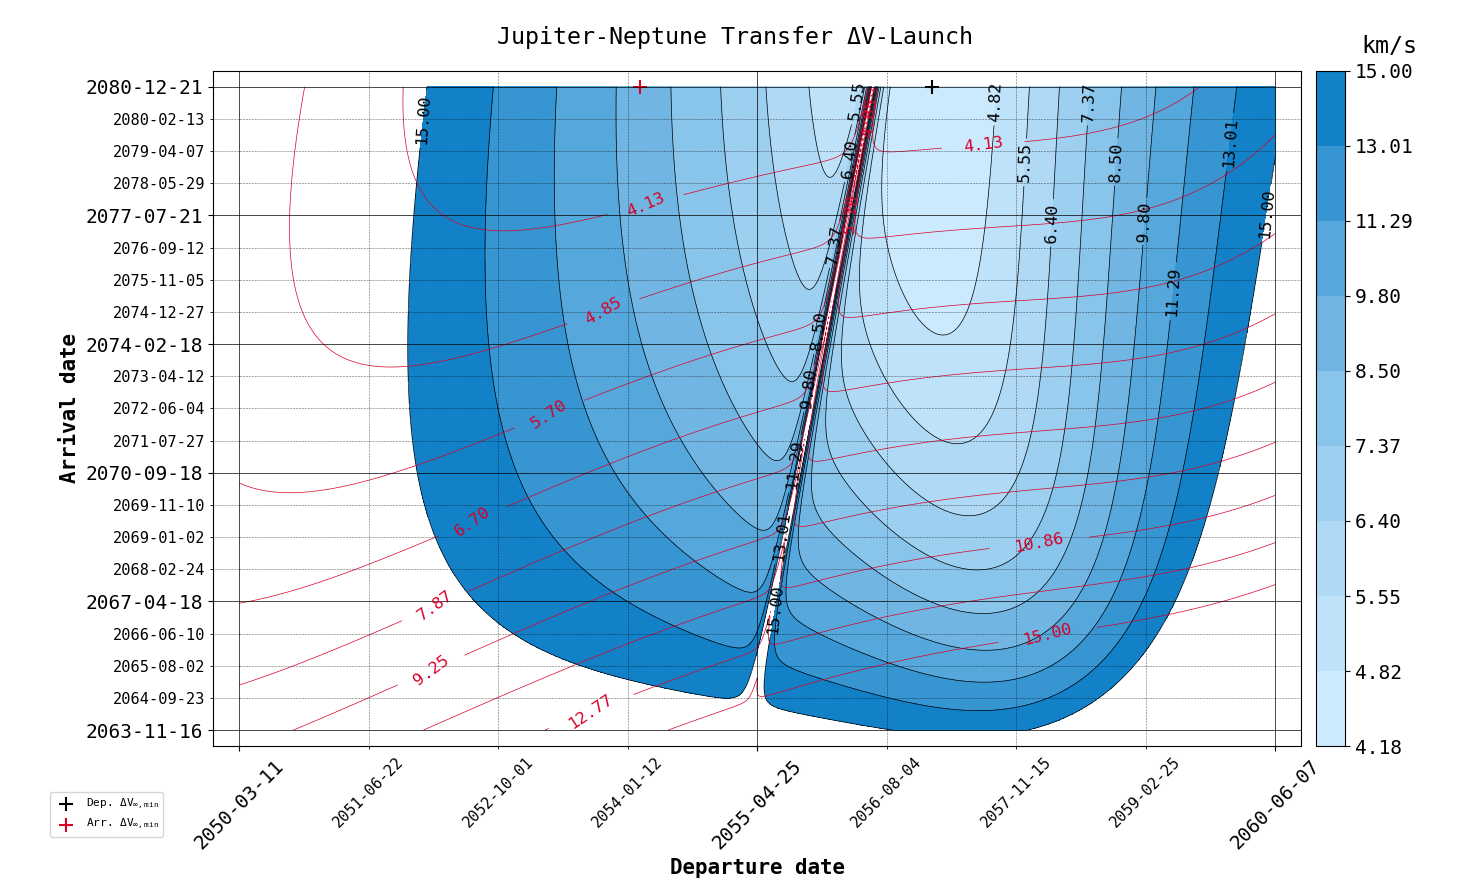

The script that drew this image:
# Earth-Mars transfer window design using Porkchop Plots
"""
Copyright (c) 2010-2023, Delft University of Technology
All rigths reserved
This file is part of the Tudat. Redistribution and use in source and 
binary forms, with or without modification, are permitted exclusively
under the terms of the Modified BSD license. You should have received
a copy of the license with this file. If not, please or visit:
http://tudat.tudelft.nl/LICENSE.

"""

## Summary
"""
This example demonstrates the usage of the tudatpy `porkchop` module to determine an optimal launch window (departure and arrival date) for an Earth-Mars transfer mission.

By default, the porkchop module uses a Lambert arc to compute the $\Delta V$ required to depart from the departure body (Earth in this case) and be captured by the target body (in this case Mars).

Users can provide a custom function to calculate the $\Delta V$ required for any given transfer. This can be done by supplying a `callable` (a function) to the `porkchop` function via the argument

    function_to_calculate_delta_v

This opens the possibility to calculate the $\Delta V$ required for any transfer; potential applications include: low-thrust transfers, perturbed transfers with course correction manoeuvres, transfers making use of Gravity Assists, and more.
"""

## Import statements
"""

The required import statements are made here, starting with standard imports (`os`, `pickle` from the Python Standard Library), followed by tudatpy imports.
"""

# General imports
import os
import pickle

# Tudat imports
from tudatpy import constants
from tudatpy.interface import spice_interface
from tudatpy.astro.time_conversion import DateTime
from tudatpy.numerical_simulation import environment_setup
from tudatpy.trajectory_design.porkchop import porkchop

''' 
Copyright (c) 2010-2023, Delft University of Technology
All rigths reserved

This file is part of the Tudat. Redistribution and use in source and 
binary forms, with or without modification, are permitted exclusively
under the terms of the Modified BSD license. You should have received
a copy of the license with this file. If not, please or visit:
http://tudat.tudelft.nl/LICENSE.
'''

# General imports
import numpy as np
from scipy import ndimage

# Plotting imports
import matplotlib
from matplotlib import pyplot as plt
from matplotlib.colors import LinearSegmentedColormap
from matplotlib.ticker import AutoMinorLocator, FuncFormatter
import matplotlib.dates as mdates

# Tudat imports
from tudatpy.kernel import constants
from tudatpy.kernel.astro import time_conversion


plt.rcParams.update({'font.size': 14})

def plot_porkchop_of_single_field(
    # Data arguments
    departure_body: str,
    target_body: str,
    departure_epochs: np.ndarray, 
    arrival_epochs: np.ndarray, 
    delta_v: np.ndarray,
    # Plot arguments
    C3: bool = False,
    threshold: float = 10,
    upscale: bool = False,
    filled_contours: bool = True,
    plot_out_of_range_field: bool = True,
    plot_isochrones: bool = False,
    plot_global_optimum: bool = True,
    plot_minor_ticks: bool = True,
    number_of_levels: int = 10,
    line_width: float = 0.5,
    line_color: str = 'black',
    font_size: float = 12,
    label: str = False,
    # Figure arguments
    colorbar: bool = False,
    percent_margin: float = 5,
    fig: matplotlib.figure.Figure = None,
    ax:  matplotlib.axes._axes.Axes = None,
    figsize: tuple[int, int] = (8, 8),
    show: bool = True,
    save: bool = False,
    filename: str = 'porkchop.png',
    ) -> matplotlib.contour.QuadContourSet:
    """
    Create a ΔV/C3 porkchop mission design plot of single time window-ΔV field.

    Parameters
    ----------
    departure_body: str
        The name of the body from which the transfer is to be computed
    target_body: str
        The name of the body to which the transfer is to be computed
    departure_epochs: np.ndarray
        Discretized departure time window
    arrival_epochs: np.ndarray
        Discretized arrival time window
    delta_v: np.ndarray
        Array containing the ΔV of all coordinates of the grid of departure/arrival epochs
    C3: bool = False
        Whether to plot C3 (specific energy) instead of ΔV
    threshold: float = 10
        Upper threshold beyond which ΔV/C3 is not plotted. This is useful to mask regions of the plot where the ΔV/C3 is too high to be of interest.
    upscale: bool = False
        Whether to use interpolation to increase the resolution of the plot. This is not always reliable, and the detail generated cannot be relied upon for analysis. Its only purpose is aesthetic improvement.
    filled_contours: bool = True
        Whether to plot filled contours or else just the contour lines
    plot_out_of_range_field: bool = Tru
        Whether to plot the out-of-range field (ΔV/C3 above the threshold) in a different color
    plot_isochrones: bool = True
        Whether to plot the isochrone lines (constant time of flight) on the plot
    plot_global_optimum: bool = True
        Whether to mark the global optimum with a cross
    plot_minor_ticks: bool = True
        Whether to show minor ticks on the axes
    number_of_levels: int = 10
        The number of levels in the ΔV/C3 contour plot
    line_width: float = 0.5
        Width of the contour plot lines
    line_color: str = 'black'
        Color of the contour plot lines
    font_size: float = 7
        Font size of the contour plot labels
    label: str = False
        Label used to identify the contour plot in legends
    colorbar: bool = False
        Whether to plot a colorbar
    percent_margin: float = 5
        Empty margin between the axes of the plot and the plotted data
    fig: matplotlib.figure.Figure = None
        Figure on which to plot
    ax:  matplotlib.axes._axes.Axes = None
        Axis on which to plot
    figsize: tuple[int, int] = (8, 8)
        Size of the figure
    show: bool bool = True
        Whether to show the plot        
    save: bool = False
        Whether to save the plot
    filename: str = 'porkchop.png'
        The filename used for the saved plot

    Output
    ------
    contour_lines: matplotlib.contour.QuadContourSet
        The contour plot Matplotlib object
    """

    #--------------------------------------------------------------------
    #%% DATA PREPARATION
    #--------------------------------------------------------------------

    # Transpose ΔV array such as to show departure on the horizontal axis and arrival on the vertical axis
    delta_v = delta_v.T
    
    # Divide ΔV array to display results in km/s
    delta_v = delta_v / 1000

    # Interpolate data to improve plot resolution
    if upscale:
        delta_v = ndimage.zoom(delta_v, 10)
        departure_epochs = np.linspace(departure_epochs.min(), departure_epochs.max(), delta_v.shape[1])
        arrival_epochs   = np.linspace(arrival_epochs.min(), arrival_epochs.max(), delta_v.shape[0])

    # Transform ΔV to characteristic energy (C3) if needed
    field = delta_v**2 if C3 else delta_v

    # Mask field array to discard excessive values
    field_within_range = np.ma.array(field, mask=field >= threshold)
    if colorbar == True:
        field_within_range = np.ma.array(field_within_range, mask=field_within_range <= 6)
    
    # Calculate departure and arrival time spans
    departure_epoch_span = (departure_epochs.max() - departure_epochs.min())
    arrival_epoch_span   = (arrival_epochs.max() - arrival_epochs.min())

    #--------------------------------------------------------------------
    #%% PLOT
    #--------------------------------------------------------------------

    # Use monospaced font for all text
    plt.rcParams["font.family"] = plt.rcParams["font.monospace"][0]
    plt.rcParams["mathtext.default"] = 'tt'

    # Create axis and figure
    if fig is None and ax is None:

        fig, ax = plt.subplots(figsize=figsize)

        # Title
        fig.suptitle(
            f'{departure_body}-{target_body} Transfer {"C3-Launch" if C3 else "ΔV-Launch"}',
            y=0.97
        )

    # Layout
    plt.subplots_adjust(
        top=0.92,
        bottom=0.155,
        left=0.145,
        right=0.885,
        hspace=0.2,
        wspace=0.2
    )
    
    # Determine contour levels
    levels = np.logspace(np.log10(field_within_range.min()), np.log10(field_within_range.max()), number_of_levels)

    # Filled contour
    if filled_contours:
        # Define custom colormap
        cmap = LinearSegmentedColormap.from_list(
            'TudatMap',
            ['#d1edff', '#0076C2'],
            N=256)
        contour = plt.contourf(
            departure_epochs,
            arrival_epochs,
            field_within_range,
            cmap=cmap,
            levels=levels,
            zorder=1.5)
    # Levels
    contour_lines = plt.contour(
        departure_epochs,
        arrival_epochs,
        field,
        colors=line_color,
        linewidths=line_width,
        levels=levels,
        zorder=1.5)
    plt.clabel(
        contour_lines,
        fontsize=font_size,
    )

    # Colorbar
    if colorbar:
        cax = fig.add_axes([
            ax.get_position().x1 + 0.01,
            ax.get_position().y0,
            0.02,
            ax.get_position().height]
        )
        cbar = fig.colorbar(
            contour,
            cax=cax)
        cbar.ax.set_title(
            '$km^2/s^2$' if C3 else 'km/s',
             pad=12.5,
             x=2.5
        )
        cbar.ax.yaxis.set_ticks(levels)
        plt.sca(ax)

    # Global optimum
    if plot_global_optimum:
        coordinates = np.unravel_index(np.argmin(field_within_range), field_within_range.shape)
        contour = plt.scatter(
            departure_epochs[coordinates[1]],
            arrival_epochs[coordinates[0]],
            marker='+', s=100, color=line_color,
            zorder=1.5,
            label=f'{label+" " if label else ""}{"C3" if C3 else "ΔV"}$_{{\infty,min}}$')
    
    # Out-of-range field plot
    if plot_out_of_range_field:
        if filled_contours:
            plt.contourf(
                departure_epochs,
                arrival_epochs,
                np.log(field),
                cmap='Reds',
                zorder=1.25)
        else:
            plt.contour(
                departure_epochs,
                arrival_epochs,
                np.log(field),
                cmap='Reds',
                levels=np.logspace(np.log10(field_within_range.min()), np.log10(field_within_range.max()), number_of_levels),
                linewidths=line_width,
                zorder=1.25)

    # Plot isochrones
    if plot_isochrones:
        x, y = np.meshgrid(departure_epochs, arrival_epochs)
        isoc = (y - x)
        isochrones = plt.contour(
            x, y, (isoc - isoc.min()) / constants.JULIAN_DAY,
            colors='black', alpha=0.5,
            levels=10,
            linewidths=2,
            linestyles='--',
            zorder=3)
        plt.clabel(
            isochrones,
            colors='black',
            fontsize=font_size + 3,
        )

    # Axis labels
    ax.set_xlabel(
        'Departure date',
        fontsize=font_size+3,
        weight='bold'
    )
    ax.set_ylabel(
        'Arrival date',
        fontsize=font_size+3,
        weight='bold'
    )

    # Axis limits
    ax.set_xlim([
        departure_epochs.min() - departure_epoch_span * percent_margin / 2 / 100,
        departure_epochs.max() + departure_epoch_span * percent_margin / 2 / 100,
    ])
    ax.set_ylim([
        arrival_epochs.min() - arrival_epoch_span * percent_margin / 2 / 100,
        arrival_epochs.max() + arrival_epoch_span * percent_margin / 2 / 100,
    ])

    # Tick labels
    dt = 1000
    tick_formatter = lambda epoch: time_conversion.date_time_from_epoch(epoch).iso_string()[:10]
    # X axis
    nx = int(np.floor(
        departure_epoch_span / (dt * constants.JULIAN_DAY))
    )

    x_ticks = np.linspace(departure_epochs.min(), departure_epochs.max(), nx)
    ax.xaxis.set_ticks(
        x_ticks,
        [f'{tick_formatter(t)}' for t in x_ticks],
        rotation=45
    )
    # Y axis
    ny = int(np.floor(
        arrival_epoch_span / (dt * constants.JULIAN_DAY))
    )
    y_ticks = np.linspace(arrival_epochs.min(), arrival_epochs.max(), ny)
    ax.yaxis.set_ticks(
        y_ticks,
        [f'{tick_formatter(t)}' for t in y_ticks]
    )

    # Grid
    plt.grid(True, linewidth=0.5, color='black')

    # Minor ticks
    if plot_minor_ticks:
        # X axis
        ax.xaxis.set_minor_locator(AutoMinorLocator())
        ax.xaxis.set_minor_formatter(FuncFormatter(lambda value, index: tick_formatter(value)))
        plt.setp(ax.xaxis.get_minorticklabels(), fontsize=font_size-1, rotation=45)
        # Y axis
        ax.yaxis.set_minor_locator(AutoMinorLocator())
        ax.yaxis.set_minor_formatter(FuncFormatter(lambda value, index: tick_formatter(value)))
        plt.setp(ax.yaxis.get_minorticklabels(), fontsize=font_size-1)
        # Minor tick grid
        plt.grid(True, which='minor', linewidth=0.4, color='black', alpha=0.6, linestyle='--')

    # Save
    if save:
        plt.savefig(filename, dpi=300)

    # Show
    if show:
        plt.show()

    return contour_lines


def plot_porkchop(
    # Data arguments
    departure_body: str,
    target_body: str,
    departure_epochs: np.ndarray, 
    arrival_epochs: np.ndarray, 
    delta_v: np.ndarray,
    # Plot arguments
    C3: bool = False,
    total: bool = False,
    threshold: float = 10,
    upscale: bool = False,
    number_of_levels: int = 10,
    # Figure arguments
    percent_margin: float = 5,
    figsize: tuple[int, int] = (8, 8),
    show: bool = True,
    save: bool = False,
    filename: str = 'porkchop.png',
    ) -> None:
    """
    ΔV/C3 porkchop mission design plot.
    
    Parameters
    ----------
    departure_body: str
        The name of the body from which the transfer is to be computed
    target_body: str
        The name of the body to which the transfer is to be computed
    departure_epochs: np.ndarray
        Discretized departure time window
    arrival_epochs: np.ndarray
        Discretized arrival time window
    delta_v: np.ndarray
        Array containing the ΔV of all coordinates of the grid of departure/arrival epochs
    C3: bool = False
        Whether to plot C3 (specific energy) instead of ΔV
    total: bool = False
        Whether to plot departure and arrival ΔV/C3, or only the total ΔV/C3. This option is only respected if the ΔV map obtained from
    threshold: float = 10
        Upper threshold beyond which ΔV/C3 is not plotted. This is useful to mask regions of the plot where the ΔV/C3 is too high to be of interest.
    upscale: bool = False
        Whether to use interpolation to increase the resolution of the plot. This is not always reliable, and the detail generated cannot be relied upon for analysis. Its only purpose is aesthetic improvement.
    number_of_levels: int = 10
        The number of levels in the ΔV/C3 contour plot
    percent_margin: float = 5
        Empty margin between the axes of the plot and the plotted data
    figsize: tuple[int, int] = (8, 8)
        Size of the figure
    show: bool bool = True
        Whether to show the plot        
    save: bool = False
        Whether to save the plot
    filename: str = 'porkchop.png'
        The filename used for the saved plot
    """

    if (
        # Plotting total ΔV or C3
        total 
        or 
        # The ΔV array contains TOTAL ΔV for each departure
        # and arrival date combination, instead of a tuple
        # containing (departure ΔV, arrival ΔV)
        delta_v.shape[2] == 1
    ):

        # Plot departure ΔV or C3
        plot_porkchop_of_single_field(
            departure_body          = departure_body,
            target_body             = target_body,
            departure_epochs        = departure_epochs,
            arrival_epochs          = arrival_epochs,
            delta_v                 = delta_v.sum(axis=2),
            C3                      = C3,
            threshold               = threshold,
            upscale                 = upscale,
            # Plot arguments
            line_width              = 0.5,
            line_color              = 'black',
            filled_contours         = True,
            plot_out_of_range_field = True,
            number_of_levels        = number_of_levels,
            # Figure arguments
            colorbar                = True,
            percent_margin          = percent_margin,
            figsize                 = figsize,
            show                    = False,
        )

    else:

        # Plot departure ΔV or C3
        plot_porkchop_of_single_field(
            departure_body          = departure_body,
            target_body             = target_body,
            departure_epochs        = departure_epochs,
            arrival_epochs          = arrival_epochs,
            delta_v                 = delta_v[:, :, 0],
            C3                      = C3,
            threshold               = threshold,
            upscale                 = upscale,
            # Plot arguments
            plot_out_of_range_field = False,
            number_of_levels        = number_of_levels,
            label                   = 'Dep.',
            # Figure arguments
            colorbar                = True,
            percent_margin          = percent_margin,
            figsize                 = figsize,
            show                    = False,
        )

        # Plot departure ΔV or C3
        plot_porkchop_of_single_field(
            departure_body          = departure_body,
            target_body             = target_body,
            departure_epochs        = departure_epochs,
            arrival_epochs          = arrival_epochs,
            delta_v                 = delta_v[:, :, 1],
            C3                      = C3,
            threshold               = threshold,
            upscale                 = upscale,
            # Plot arguments
            line_width              = 0.5,
            line_color              = '#d90028',
            filled_contours         = False,
            plot_out_of_range_field = False,
            plot_isochrones         = False,
            number_of_levels        = number_of_levels,
            label                   = 'Arr.',
            # Figure arguments
            percent_margin          = percent_margin,
            fig                     = plt.gcf(),
            ax                      = plt.gca(),
            show                    = False,
        )

    # Legend
    plt.gcf().legend(
        loc='center', ncol=1, 
        bbox_to_anchor=(0, 0, plt.gca().get_position().x0, plt.gca().get_position().y0),
        prop={'size': 8}
    )

    # Save
    if save:
        plt.savefig(filename, dpi=300)

    # Show
    if show:
        plt.show()
        

## Environment setup
"""

We proceed to set up the simulation environment, by loading the standard Spice kernels, defining the origin of the global frame and creating all necessary bodies. 
"""

# Load spice kernels
#spice_interface.load_standard_kernels( )
#spice_interface.load_kernel("/Users/luigiserra/.tudat/resource/spice_kernels/de430.bsp")

bodies = environment_setup.create_simplified_system_of_bodies()

# Define global frame orientation
global_frame_orientation = 'ECLIPJ2000'

# Create bodies
#bodies_to_create = ['Sun', 'Venus', 'Earth', 'Moon', 'Mars', 'Jupiter', 'Saturn','Neptune']
global_frame_origin = 'Sun'
#body_settings = environment_setup.get_default_body_settings(
#    bodies_to_create, global_frame_origin, global_frame_orientation)

# Create environment model
#bodies = environment_setup.create_system_of_bodies(body_settings)

## Porkchop Plots
"""
The departure and target bodies and the time window for the transfer are then defined using tudatpy `astro.time_conversion.DateTime` objects.
"""

departure_body = 'Jupiter'
target_body = 'Neptune'

earliest_departure_time = DateTime(2050,  3,  11)
latest_departure_time   = DateTime(2060 , 6,   7)

earliest_arrival_time   = DateTime(2063, 11,  16)
latest_arrival_time     = DateTime(2080, 12,  21)

# To ensure the porkchop plot is rendered with good resolution, the time resolution of the plot is defined as 0.5% of the smallest time window (either the arrival or the departure window):

# Set time resolution IN DAYS as 0.5% of the smallest window (be it departure, or arrival)
# This will result in fairly good time resolution, at a runtime of approximately 10 seconds
# Tune the time resolution to obtain results to your liking!
time_window_percentage = 0.1
time_resolution = time_resolution = min(
        latest_departure_time.epoch() - earliest_departure_time.epoch(),
        latest_arrival_time.epoch()   - earliest_arrival_time.epoch()
) / constants.JULIAN_DAY * time_window_percentage / 100

# Generating a high-resolution plot may be time-consuming: reusing saved data might be desirable; we proceed to ask the user whether to reuse saved data or generate the plot from scratch.

# File
data_file = 'porkchop.pkl'

# Whether to recalculate the porkchop plot or use saved data
RECALCULATE_delta_v = input(
    '\n    Recalculate ΔV for porkchop plot? [y/N] '
).strip().lower() == 'y'
print()

# Lastly, we call the `porkchop` function, which will calculate the $\Delta V$ required at each departure-arrival coordinate and display the plot, giving us
# 
# - The optimal departure-arrival date combination
# - The constant time-of-flight isochrones
# - And more

if not os.path.isfile(data_file) or RECALCULATE_delta_v:
    # Regenerate plot
    [departure_epochs, arrival_epochs, ΔV] = porkchop(
        bodies,
        departure_body,
        target_body,
        earliest_departure_time,
        latest_departure_time,
        earliest_arrival_time,
        latest_arrival_time,
        time_resolution,
        total = False
    )
    # Save data
    pickle.dump(
        [departure_epochs, arrival_epochs, ΔV],
        open(data_file, 'wb')
    )
else:
    # Read saved data
    [departure_epochs, arrival_epochs, ΔV] = pickle.load(
        open(data_file, 'rb')
    )

    # Plot saved data
    plot_porkchop(
        departure_body   = departure_body,
        target_body      = target_body,
        departure_epochs = departure_epochs, 
        arrival_epochs   = arrival_epochs, 
        delta_v          = ΔV,
        threshold        = 15,
        total=False
    )
